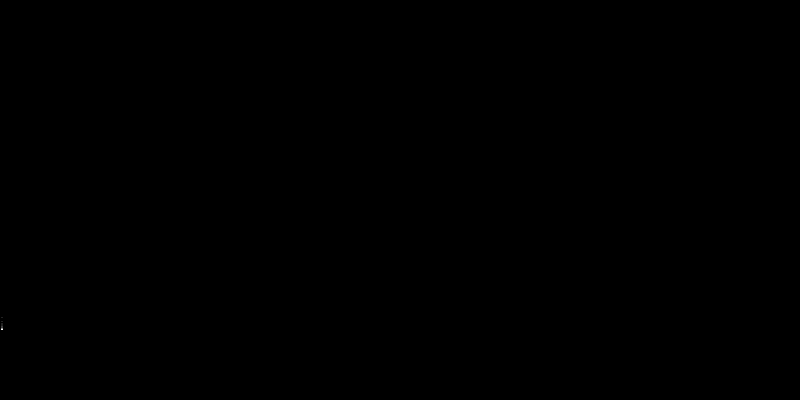
Frame 1 (no input)
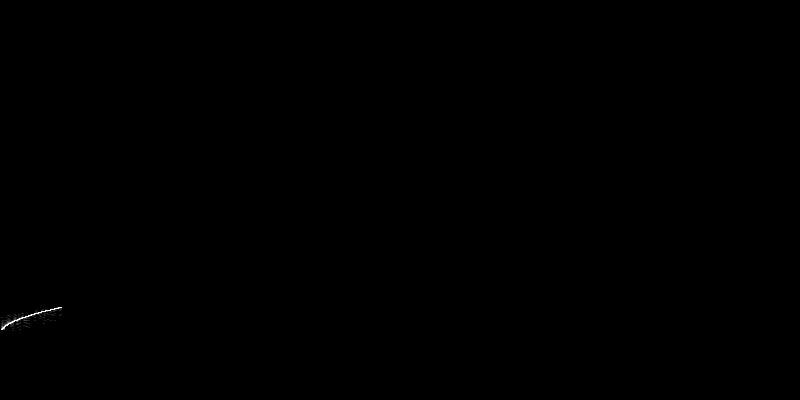
Frame 60 (the mouse pressed at the canvas centre just before this capture)
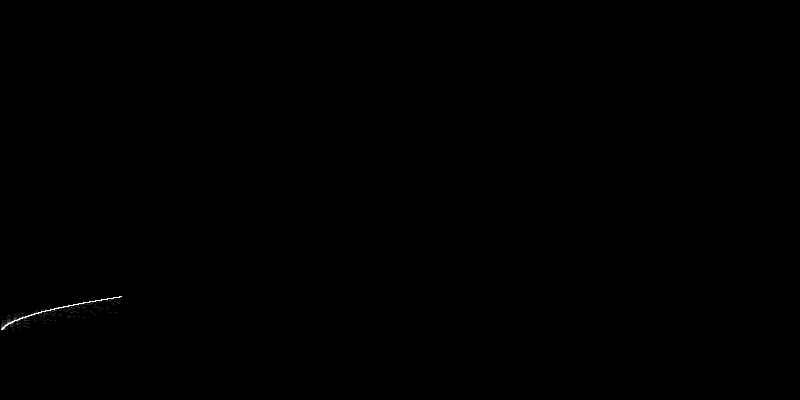
Frame 120 (the mouse held since frame 60 and released just before this capture)

The Processing sketch that drew these frames (run headless with seeded random() and noise(); from frame 60 on, the mouse is pressed at the canvas centre):

// Processing sketch: Bifurication
// ── Bifurication.pde
float r = 2.3;

float func(float value) {
//  return r * value * (1 - r * value);
//  return r * value * value - 1;
//  return sqrt(value+r)-sqrt(value*r);
//  return r * value * (1 - value);
  return r + value - value * value;
}

float[] longtermArr = new float[100];
void longterm(float init) {
  for(int x = 0; x < longtermArr.length; x++) {
    longtermArr[x] = init = func(init);
  }
}

void setup() {
  size(800, 400);
  background(0);
  frameRate(100);
}

float rmin = 0,
      rmax = 2,
      xmin = -1,
      xmax = 5;


void draw() {
  if(frameCount > width) {
    
  }
  else {
    r = map(frameCount, 0, width, rmin, rmax);
    longterm(random(1));
    stroke(255, 40);
//    stroke(0x80FFffFF);
    for(float i : longtermArr) {
//      point(frameCount, map(i, 0, 1, height*3f/4, height/4));
      line(frameCount, map(i, xmin, xmax, height, 0),frameCount+1, map(i, xmin, xmax, height, 0));
    }
  }
  if(mousePressed) println("r: "+map(mouseX, 0, width, rmin, rmax)+", x: "+map(mouseY, height, 0, xmin, xmax));
}
